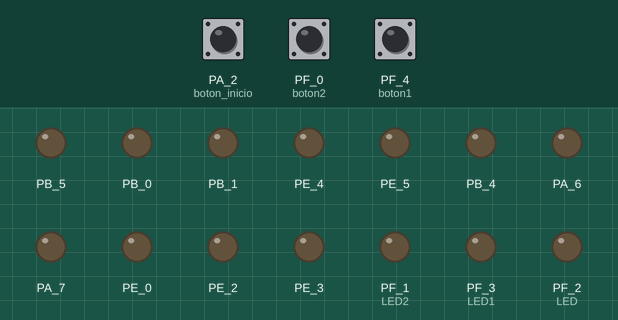
Recording of a sketch running on a simulated TI Tiva C LaunchPad. On the bench: output pins drawn as LEDs (lit = HIGH). The inputs (shaded band) are chosen by the test bench; at power-on: PA_2 (boton_inicio) HIGH, PF_0 (boton2) HIGH, PF_4 (boton1) HIGH.

Above: at 1.2 s.
1.3 s: PA_2 (boton_inicio) pulled LOW for 0.15 s
At 1.9 s:
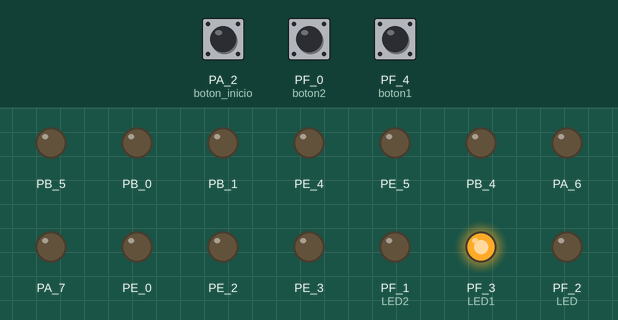
4.4 s: PF_0 (boton2) pulled LOW for 0.15 s
At 5.6 s:
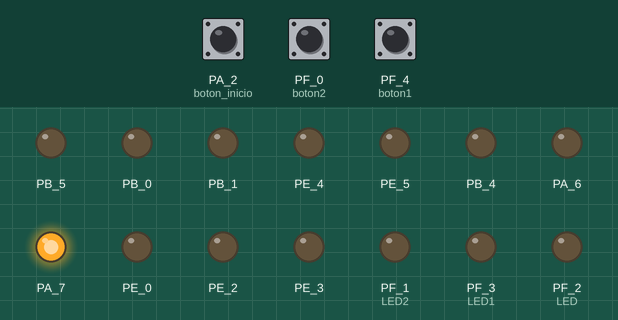
6.1 s: PF_4 (boton1) pulled LOW for 0.15 s
At 6.8 s:
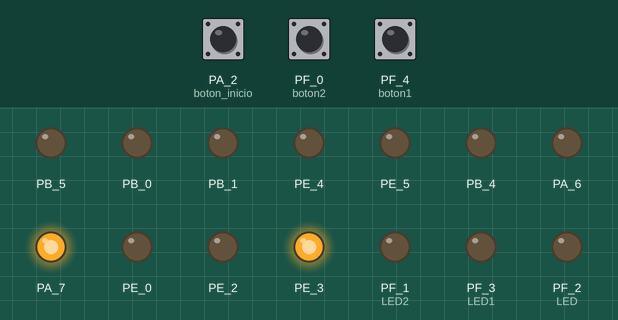
7.8 s: PF_0 (boton2) pulled LOW for 1 s
At 9.4 s:
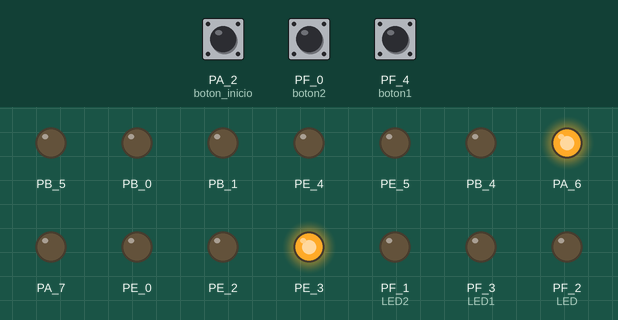
10.3 s: PF_4 (boton1) pulled LOW for 1 s
At 12.5 s:
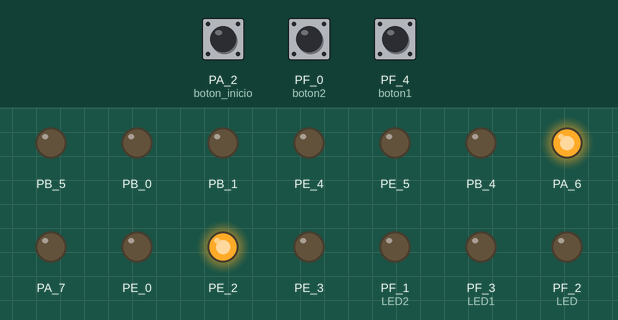
12.8 s: PF_0 (boton2) pulled LOW for 0.15 s
At 14.3 s:
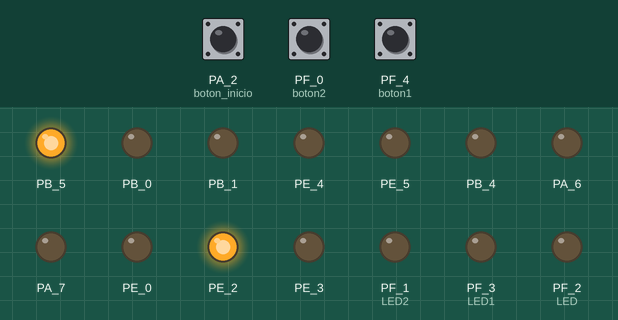
Timing chart, 0 to 15.5 s (numbered marks = the images above; inputs shaded):
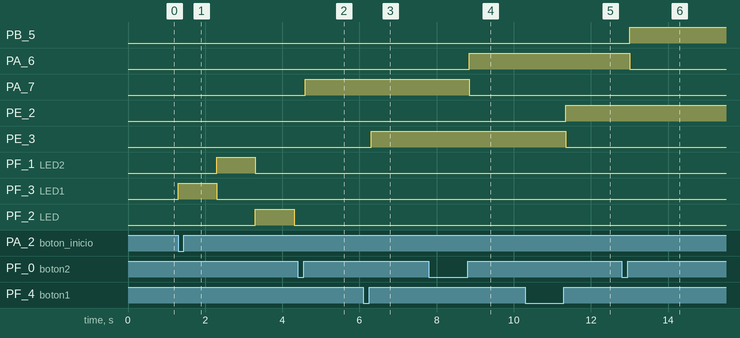

Measured:
- after the input at 1.3 s, PF_1 (LED2): LOW → HIGH after 1.0 s, → LOW 1.0 s later; PF_3 (LED1): LOW → HIGH at once, → LOW 1.0 s later; PF_2 (LED): LOW → HIGH after 2.0 s, → LOW 1.0 s later
- after the input at 4.4 s, PA_7: LOW → HIGH after 0.20 s
- after the input at 6.1 s, PE_3: LOW → HIGH after 0.20 s
- after the input at 7.8 s, PA_6: LOW → HIGH after 1.1 s; PA_7: HIGH → LOW after 1.1 s
- after the input at 10.3 s, PE_2: LOW → HIGH after 1.1 s; PE_3: HIGH → LOW after 1.1 s
- after the input at 12.8 s, PB_5: LOW → HIGH after 0.20 s; PA_6: HIGH → LOW after 0.20 s

The sketch:

LAB4.ino
```cpp
/*
 * Digital Electronics II
 * Author: JUAN PABLO VALENZUELA
 * Description: Racing game using two LEDs
 * Hardware Required:
 * LaunchPad with two LEDs

 */

// most launchpads have a red LED
#define LED BLUE_LED

//see pins_energia.h for more LED definitions
#define LED1 GREEN_LED
#define LED2 RED_LED
#define LED3 BLUE_LED
#define boton_inicio PA_2

//VARIABLES
int count=0;
int count2=0;

//GANADOR
int win1=0;
int win2=0;

//JUEGO ACTIVO
int game=0;
int lights = 0; //indica si se debe ejecutar la secuencia de inicio
int start = 0; //sencuencia de inicio de luces

//definición de botones
const byte boton1 = PUSH1;
const byte boton2 = PUSH2;

//PROTOTIPO FUNCIONES
void luces(void);
void apagar(void);
void semaforo_off(void);

// the setup routine runs once when you press reset:
void setup() {
  // initialize the digital pin as an output.
  pinMode(LED, OUTPUT);
  pinMode(LED1, OUTPUT);
  pinMode(LED2, OUTPUT);    //Luces del semáforo
  //LUCES JUGADOR 1
  pinMode(A0, OUTPUT);
  pinMode(A1, OUTPUT);
  pinMode(A2, OUTPUT);
  pinMode(A3, OUTPUT);
  pinMode(A4, OUTPUT);
  pinMode(A5, OUTPUT);
  pinMode(A6, OUTPUT);
  pinMode(A7, OUTPUT);
  //LUCES JUGADOR 2
  pinMode(PA_7, OUTPUT);
  pinMode(PA_6, OUTPUT);
  pinMode(PB_5, OUTPUT);
  pinMode(PB_4, OUTPUT);
  pinMode(PE_5, OUTPUT);
  pinMode(PE_4, OUTPUT);
  pinMode(PB_1, OUTPUT);
  pinMode(PB_0, OUTPUT);

  //BOTONES
  pinMode(boton1, INPUT_PULLUP);
  pinMode(boton2, INPUT_PULLUP);
  pinMode(boton_inicio, INPUT);
  Serial.begin(115200);
}

// the loop routine runs over and over again forever:
void loop() {
  if (digitalRead(boton_inicio)==0 & game==0){ //boton en PA_2 por default
    game=1;
    win1=0;
    win2=0;
    semaforo_off();
    apagar();
    luces();
    semaforo_off();
    count=0;
    count2=0;//por si acaso
  }
  if (game==1){
    //boton de inicio del juego, solo funciona si el juego está parado (alguien ganó)
    if(digitalRead(boton1)==0){
      while (digitalRead(boton1)==0); //avanza el contador hasta que suelto el botón
      delay(50);//debouncing
      count++;
      //Serial.println(count); //Enviamos el dato para corroborar
      //mecanismo de ganador1
      if (count==8){
        digitalWrite(A0, LOW);
        digitalWrite(A1, LOW);
        digitalWrite(A2, LOW);
        digitalWrite(A3, LOW);
        digitalWrite(A4, LOW);
        digitalWrite(A5, LOW);
        digitalWrite(A6, LOW);
        digitalWrite(A7, HIGH);
        delay(300);
        count=0;
        win1=1;
        game=0; //se para el juego
      }
    }
    if (digitalRead(boton2)==0){
      while (digitalRead(boton2)==0); //cuenta hasta que suelto el botón
      delay(50); //debouncing
      count2++;
      //Serial.println(count2);

      //mecanismo de ganador2
      if (count2==8){
        digitalWrite(PA_7, LOW);
        digitalWrite(PA_6, LOW);
        digitalWrite(PB_5, LOW);
        digitalWrite(PB_4, LOW);
        digitalWrite(PE_5, LOW);
        digitalWrite(PE_4, LOW);
        digitalWrite(PB_1, LOW);
        digitalWrite(PB_0, HIGH);
        delay(300);
        count2=0;
        win2=1;
        game=0; //se para el juego
      }
    }
    //switch case
    //para jugador 1
      switch (count){
      case 1:
        digitalWrite(A0, HIGH);
        digitalWrite(A1, LOW);
        digitalWrite(A2, LOW);
        digitalWrite(A3, LOW);
        digitalWrite(A4, LOW);
        digitalWrite(A5, LOW);
        digitalWrite(A6, LOW);
        digitalWrite(A7, LOW);
        break;
      case 2:
        digitalWrite(A0, LOW);
        digitalWrite(A1, HIGH);
        digitalWrite(A2, LOW);
        digitalWrite(A3, LOW);
        digitalWrite(A4, LOW);
        digitalWrite(A5, LOW);
        digitalWrite(A6, LOW);
        digitalWrite(A7, LOW);
        break;
      case 3:
        digitalWrite(A0, LOW);
        digitalWrite(A1, LOW);
        digitalWrite(A2, HIGH);
        digitalWrite(A3, LOW);
        digitalWrite(A4, LOW);
        digitalWrite(A5, LOW);
        digitalWrite(A6, LOW);
        digitalWrite(A7, LOW);
        break;
      case 4:
        digitalWrite(A0, LOW);
        digitalWrite(A1, LOW);
        digitalWrite(A2, LOW);
        digitalWrite(A3, HIGH);
        digitalWrite(A4, LOW);
        digitalWrite(A5, LOW);
        digitalWrite(A6, LOW);
        digitalWrite(A7, LOW);
        break;
      case 5:
        digitalWrite(A0, LOW);
        digitalWrite(A1, LOW);
        digitalWrite(A2, LOW);
        digitalWrite(A3, LOW);
        digitalWrite(A4, HIGH);
        digitalWrite(A5, LOW);
        digitalWrite(A6, LOW);
        digitalWrite(A7, LOW);
        break;
      case 6:
        digitalWrite(A0, LOW);
        digitalWrite(A1, LOW);
        digitalWrite(A2, LOW);
        digitalWrite(A3, LOW);
        digitalWrite(A4, LOW);
        digitalWrite(A5, HIGH);
        digitalWrite(A6, LOW);
        digitalWrite(A7, LOW);
        break;
      case 7:
        digitalWrite(A0, LOW);
        digitalWrite(A1, LOW);
        digitalWrite(A2, LOW);
        digitalWrite(A3, LOW);
        digitalWrite(A4, LOW);
        digitalWrite(A5, LOW);
        digitalWrite(A6, HIGH);
        digitalWrite(A7, LOW);
        break;
      default:
      //si no se cumple ninguna condición
      //apagar todo
        digitalWrite(A0, LOW);
        digitalWrite(A1, LOW);
        digitalWrite(A2, LOW);
        digitalWrite(A3, LOW);
        digitalWrite(A4, LOW);
        digitalWrite(A5, LOW);
        digitalWrite(A6, LOW);
        digitalWrite(A7, LOW);
        break;
    }

    switch (count2){
        case 1:
          digitalWrite(PA_7, HIGH);
          digitalWrite(PA_6, LOW);
          digitalWrite(PB_5, LOW);
          digitalWrite(PB_4, LOW);
          digitalWrite(PE_5, LOW);
          digitalWrite(PE_4, LOW);
          digitalWrite(PB_1, LOW);
          digitalWrite(PB_0, LOW);
          break;
        case 2:
          digitalWrite(PA_7, LOW);
          digitalWrite(PA_6, HIGH);
          digitalWrite(PB_5, LOW);
          digitalWrite(PB_4, LOW);
          digitalWrite(PE_5, LOW);
          digitalWrite(PE_4, LOW);
          digitalWrite(PB_1, LOW);
          digitalWrite(PB_0, LOW);
          break;
        case 3:
          digitalWrite(PA_7, LOW);
          digitalWrite(PA_6, LOW);
          digitalWrite(PB_5, HIGH);
          digitalWrite(PB_4, LOW);
          digitalWrite(PE_5, LOW);
          digitalWrite(PE_4, LOW);
          digitalWrite(PB_1, LOW);
          digitalWrite(PB_0, LOW);
          break;
        case 4:
          digitalWrite(PA_7, LOW);
          digitalWrite(PA_6, LOW);
          digitalWrite(PB_5, LOW);
          digitalWrite(PB_4, HIGH);
          digitalWrite(PE_5, LOW);
          digitalWrite(PE_4, LOW);
          digitalWrite(PB_1, LOW);
          digitalWrite(PB_0, LOW);
          break;
        case 5:
          digitalWrite(PA_7, LOW);
          digitalWrite(PA_6, LOW);
          digitalWrite(PB_5, LOW);
          digitalWrite(PB_4, LOW);
          digitalWrite(PE_5, HIGH);
          digitalWrite(PE_4, LOW);
          digitalWrite(PB_1, LOW);
          digitalWrite(PB_0, LOW);
          break;
        case 6:
          digitalWrite(PA_7, LOW);
          digitalWrite(PA_6, LOW);
          digitalWrite(PB_5, LOW);
          digitalWrite(PB_4, LOW);
          digitalWrite(PE_5, LOW);
          digitalWrite(PE_4, HIGH);
          digitalWrite(PB_1, LOW);
          digitalWrite(PB_0, LOW);
          break;
        case 7:
          digitalWrite(PA_7, LOW);
          digitalWrite(PA_6, LOW);
          digitalWrite(PB_5, LOW);
          digitalWrite(PB_4, LOW);
          digitalWrite(PE_5, LOW);
          digitalWrite(PE_4, LOW);
          digitalWrite(PB_1, HIGH);
          digitalWrite(PB_0, LOW);
          break;
        default:
        //si no se cumple ninguna condición
        //apagar todo
          digitalWrite(PA_7, LOW);
          digitalWrite(PA_6, LOW);
          digitalWrite(PB_5, LOW);
          digitalWrite(PB_4, LOW);
          digitalWrite(PE_5, LOW);
          digitalWrite(PE_4, LOW);
          digitalWrite(PB_1, LOW);
          digitalWrite(PB_0, LOW);
          break;
      }

  }
  if (win1==1){
    digitalWrite(LED, HIGH);
  }
  if (win2==1){
    digitalWrite(LED1, HIGH);
  }


}

//secuencia de luces del semáforo
void luces(void){
    digitalWrite(LED1, HIGH);
    delay(1000);
    digitalWrite(LED1, LOW);
    digitalWrite(LED2, HIGH);
    delay(1000);
    digitalWrite(LED2, LOW);
    digitalWrite(LED, HIGH);
    delay(1000);
    digitalWrite(LED, LOW);
}

//secuencia para apagar todas las luces
void apagar(void){
  //apagamos todas las luces del jugador 2
  digitalWrite(PA_7, LOW);
  digitalWrite(PA_6, LOW);
  digitalWrite(PB_5, LOW);
  digitalWrite(PB_4, LOW);
  digitalWrite(PE_5, LOW);
  digitalWrite(PE_4, LOW);
  digitalWrite(PB_1, LOW);
  digitalWrite(PB_0, LOW);
  //apagamos todas las luces del jugador 1
  digitalWrite(A0, LOW);
  digitalWrite(A1, LOW);
  digitalWrite(A2, LOW);
  digitalWrite(A3, LOW);
  digitalWrite(A4, LOW);
  digitalWrite(A5, LOW);
  digitalWrite(A6, LOW);
  digitalWrite(A7, LOW);
}
void semaforo_off(void){
  digitalWrite(LED, LOW);
  delay(1);
  digitalWrite(LED1, LOW);
  delay(1);
  digitalWrite(LED2, LOW);
  delay(1);
}
```
